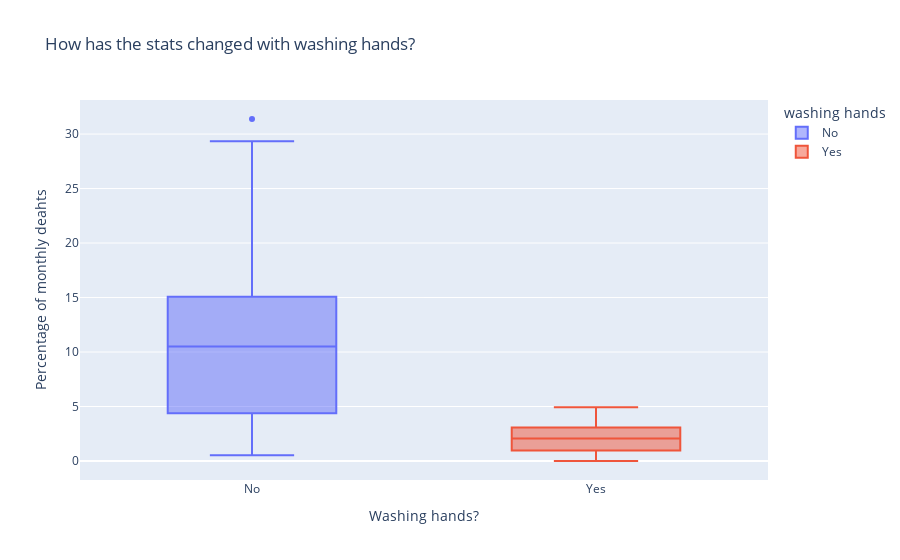

The code cell stored with this chart in its notebook:
### Markdown cell above
### Use Box Plots to Show How the Death Rate Changed Before and After Handwashing

**Challenge**: 
* Use [NumPy's `.where()` function](https://numpy.org/doc/stable/reference/generated/numpy.where.html) to add a column to `df_monthly` that shows if a particular date was before or after the start of handwashing. 
* Then use plotly to create box plot of the data before and after handwashing. 
* How did key statistics like the mean, max, min, 1st and 3rd quartile changed as a result of the new policy?

### Code cell
df_monthly['washing hands'] = np.where(df_monthly.date < handwashing_start, 'No', 'Yes')

box = px.box(df_monthly, x='washing hands', y='pct_deaths', color='washing hands', title='How has the stats changed with washing hands?')

box.update_layout(xaxis_title='Washing hands?', yaxis_title='Percentage of monthly deahts')
box.show()

### Figure 1 — Plotly figure (JSON) as saved in the notebook; plotly's stock layout.template omitted (floating-point values rounded to 4 significant figures)
{"data": [{"alignmentgroup": "True", "hovertemplate": "washing hands=%{x}<br>pct_deaths=%{y}<extra></extra>", "legendgroup": "No", "marker": {"color": "#636efa"}, "name": "No", "notched": false, "offsetgroup": "No", "orientation": "v", "showlegend": true, "type": "box", "x": ["No", "No", "No", "No", "No", "No", "No", "No", "No", "No", "No", "No", "No", "No", "No", "No", "No", "No", "No", "No", "No", "No", "No", "No", "No", "No", "No", "No", "No", "No", "No", "No", "No", "No", "No", "No", "No", "No", "No", "No", "No", "No", "No", "No", "No", "No", "No", "No", "No", "No", "No", "No", "No", "No", "No", "No", "No", "No", "No", "No", "No", "No", "No", "No", "No", "No", "No", "No", "No", "No", "No", "No", "No", "No", "No", "No"], "x0": " ", "xaxis": "x", "y": [14.57, 7.531, 4.332, 1.569, 0.7843, 5, 8.421, 1.351, 1.878, 11.02, 22.55, 20.85, 12.22, 10.23, 10.74, 3.226, 6.593, 20.78, 25.46, 18.39, 29.34, 22.97, 31.38, 19.12, 15.97, 12.41, 11.93, 6.098, 4.082, 0.5236, 1.554, 2.262, 17.6, 7.143, 8.051, 15.16, 11.28, 17.03, 17.31, 5.833, 2.679, 4.369, 6.32, 1.224, 3.226, 11.02, 10.55, 7.591, 4.745, 4.452, 4.231, 4.392, 7.143, 6.122, 3.586, 10.55, 14.84, 10.94, 10.49, 13.39, 18.09, 15.43, 18.97, 13.44, 10.15, 13.1, 18.06, 14.39, 14.96, 10.77, 5.369, 3.215, 1.923, 3.607, 18.27, 12.24], "y0": " ", "yaxis": "y"}, {"alignmentgroup": "True", "hovertemplate": "washing hands=%{x}<br>pct_deaths=%{y}<extra></extra>", "legendgroup": "Yes", "marker": {"color": "#EF553B"}, "name": "Yes", "notched": false, "offsetgroup": "Yes", "orientation": "v", "showlegend": true, "type": "box", "x": ["Yes", "Yes", "Yes", "Yes", "Yes", "Yes", "Yes", "Yes", "Yes", "Yes", "Yes", "Yes", "Yes", "Yes", "Yes", "Yes", "Yes", "Yes", "Yes", "Yes", "Yes", "Yes"], "x0": " ", "xaxis": "x", "y": [2.239, 1.2, 1.894, 4.58, 3.957, 4.472, 2.93, 3.534, 0.6873, 0, 0.6557, 0.9585, 1.136, 0.3717, 0, 0.9615, 2.341, 2.903, 1.34, 2.233, 3.085, 4.926], "y0": " ", "yaxis": "y"}], "layout": {"boxmode": "overlay", "legend": {"title": {"text": "washing hands"}, "tracegroupgap": 0}, "title": {"text": "How has the stats changed with washing hands?"}, "xaxis": {"anchor": "y", "categoryarray": ["No", "Yes"], "categoryorder": "array", "domain": [0, 1], "title": {"text": "Washing hands?"}}, "yaxis": {"anchor": "x", "domain": [0, 1], "title": {"text": "Percentage of monthly deahts"}}}}
